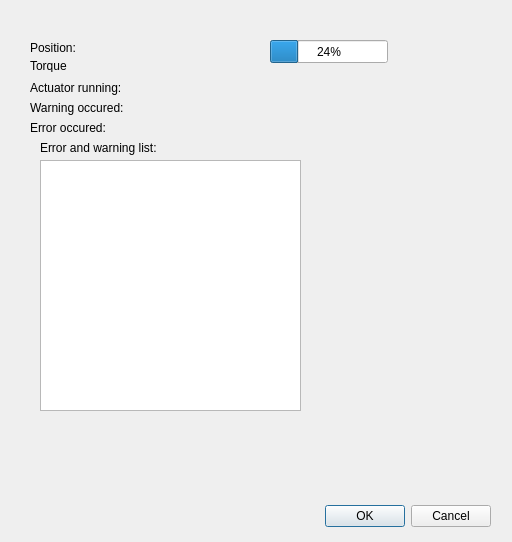
<?xml version="1.0" encoding="UTF-8"?>
<ui version="4.0">
 <class>ProcessControlerGUI</class>
 <widget class="QDialog" name="ProcessControlerGUI">
  <property name="geometry">
   <rect>
    <x>0</x>
    <y>0</y>
    <width>512</width>
    <height>542</height>
   </rect>
  </property>
  <property name="windowTitle">
   <string>Dialog</string>
  </property>
  <widget class="QDialogButtonBox" name="buttonBox">
   <property name="geometry">
    <rect>
     <x>150</x>
     <y>500</y>
     <width>341</width>
     <height>32</height>
    </rect>
   </property>
   <property name="orientation">
    <enum>Qt::Horizontal</enum>
   </property>
   <property name="standardButtons">
    <set>QDialogButtonBox::Cancel|QDialogButtonBox::Ok</set>
   </property>
  </widget>
  <widget class="QLabel" name="ActualPosLabel">
   <property name="geometry">
    <rect>
     <x>30</x>
     <y>40</y>
     <width>111</width>
     <height>16</height>
    </rect>
   </property>
   <property name="text">
    <string>Position:</string>
   </property>
  </widget>
  <widget class="QLabel" name="WarningOccuredLabel">
   <property name="geometry">
    <rect>
     <x>30</x>
     <y>100</y>
     <width>131</width>
     <height>16</height>
    </rect>
   </property>
   <property name="text">
    <string>Warning occured:</string>
   </property>
  </widget>
  <widget class="QLabel" name="WarningLabel">
   <property name="geometry">
    <rect>
     <x>140</x>
     <y>100</y>
     <width>91</width>
     <height>16</height>
    </rect>
   </property>
   <property name="text">
    <string/>
   </property>
  </widget>
  <widget class="QLabel" name="ErrorOccuredLabel">
   <property name="geometry">
    <rect>
     <x>30</x>
     <y>120</y>
     <width>121</width>
     <height>16</height>
    </rect>
   </property>
   <property name="text">
    <string>Error occured:</string>
   </property>
  </widget>
  <widget class="QLabel" name="ActualTorqLabelInput">
   <property name="geometry">
    <rect>
     <x>90</x>
     <y>60</y>
     <width>141</width>
     <height>16</height>
    </rect>
   </property>
   <property name="text">
    <string/>
   </property>
  </widget>
  <widget class="QListWidget" name="ErrorWarningList">
   <property name="geometry">
    <rect>
     <x>40</x>
     <y>160</y>
     <width>261</width>
     <height>251</height>
    </rect>
   </property>
  </widget>
  <widget class="QLabel" name="ActuatorRunning">
   <property name="geometry">
    <rect>
     <x>130</x>
     <y>80</y>
     <width>101</width>
     <height>16</height>
    </rect>
   </property>
   <property name="text">
    <string/>
   </property>
  </widget>
  <widget class="QLabel" name="ErrorNWarningList">
   <property name="geometry">
    <rect>
     <x>40</x>
     <y>140</y>
     <width>151</width>
     <height>16</height>
    </rect>
   </property>
   <property name="text">
    <string>Error and warning list:</string>
   </property>
  </widget>
  <widget class="QLabel" name="ErrorLabel">
   <property name="geometry">
    <rect>
     <x>110</x>
     <y>120</y>
     <width>81</width>
     <height>16</height>
    </rect>
   </property>
   <property name="text">
    <string/>
   </property>
  </widget>
  <widget class="QLabel" name="ActualTorqLabel">
   <property name="geometry">
    <rect>
     <x>30</x>
     <y>60</y>
     <width>37</width>
     <height>12</height>
    </rect>
   </property>
   <property name="text">
    <string>Torque:</string>
   </property>
  </widget>
  <widget class="QLabel" name="ActualPosLabelInput">
   <property name="geometry">
    <rect>
     <x>90</x>
     <y>40</y>
     <width>171</width>
     <height>16</height>
    </rect>
   </property>
   <property name="text">
    <string/>
   </property>
  </widget>
  <widget class="QProgressBar" name="TestProgressBar">
   <property name="geometry">
    <rect>
     <x>270</x>
     <y>40</y>
     <width>118</width>
     <height>23</height>
    </rect>
   </property>
   <property name="value">
    <number>24</number>
   </property>
  </widget>
  <widget class="QLabel" name="ActuatorRunningLabel">
   <property name="geometry">
    <rect>
     <x>30</x>
     <y>80</y>
     <width>121</width>
     <height>16</height>
    </rect>
   </property>
   <property name="text">
    <string>Actuator running:</string>
   </property>
  </widget>
 </widget>
 <resources/>
 <connections>
  <connection>
   <sender>buttonBox</sender>
   <signal>accepted()</signal>
   <receiver>ProcessControlerGUI</receiver>
   <slot>accept()</slot>
   <hints>
    <hint type="sourcelabel">
     <x>248</x>
     <y>254</y>
    </hint>
    <hint type="destinationlabel">
     <x>157</x>
     <y>274</y>
    </hint>
   </hints>
  </connection>
  <connection>
   <sender>buttonBox</sender>
   <signal>rejected()</signal>
   <receiver>ProcessControlerGUI</receiver>
   <slot>reject()</slot>
   <hints>
    <hint type="sourcelabel">
     <x>316</x>
     <y>260</y>
    </hint>
    <hint type="destinationlabel">
     <x>286</x>
     <y>274</y>
    </hint>
   </hints>
  </connection>
 </connections>
</ui>
